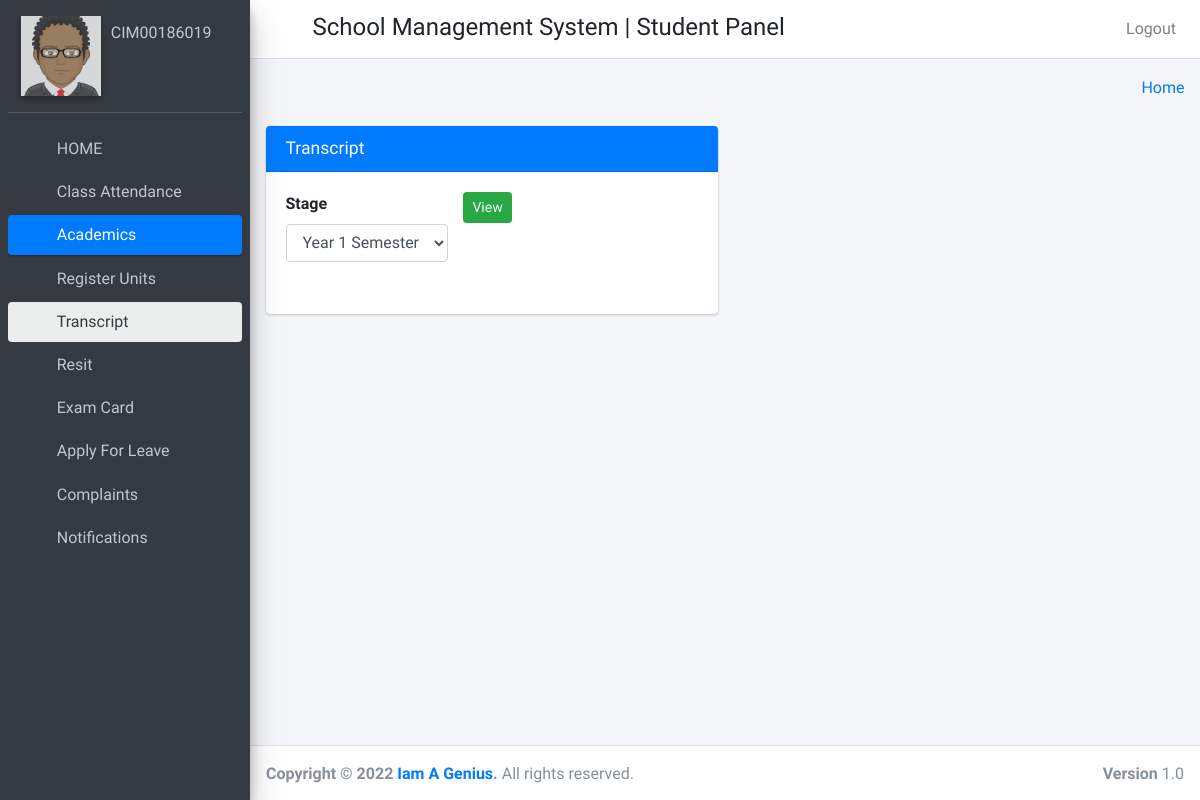
The page /student_view_result (signed in) on the database its author committed.
### Student/models.py (models this page shows)
class students(models.Model):
    id=models.AutoField(primary_key=True)
    admin = models.OneToOneField(CustomUser, on_delete=models.CASCADE)
    gender = models.CharField(max_length=50)
    profile_pic = models.FileField()
    address = models.TextField()
    course_id=models.ForeignKey(courses,on_delete=models.DO_NOTHING,default=1)
    dept_id = models.ForeignKey(department,on_delete=models.SET_DEFAULT,default=1)
    session_year_id = models.ForeignKey(sessionmodel,on_delete=models.CASCADE)
    created_at = models.DateTimeField(auto_now_add=True)
    updated_at = models.DateTimeField(auto_now_add=True)
    fcm_token=models.TextField(default="")
    objects=models.Manager()

class CustomUser(AbstractUser):
    user_type_data=((1,"HOD"),(3,"staff"),(4,"student"),(2,"admin"))
    user_type= models.CharField(default=1, choices=user_type_data,max_length=10)

### Student/student_views.py (the view)
# urls.py: path('',student_view_result,name="transcript_view"),
def student_view_result(request):
    student = CustomUser.objects.get(id=request.user.id)
    Stage_id = request.POST.get("stage")
    student_obj = students.objects.get(admin=request.user.id)
    notification = notificationstudent.objects.filter(student_id=student_obj.id, read=False).order_by("-id")
    notifications = notificationstudent.objects.filter(student_id=student_obj.id, read=False).count()
    Stage = unitregistration.objects.filter(student_id=request.user.id).order_by('semester_id')
    reg = StudentResult.objects.filter(student_id=request.user.id,semester_id=Stage_id).count()
    context = {
        "Stage": Stage,
        "student": student,
        "reg": reg,
        "notification":notification,
        "notifications":notifications,
        "student_obj":student_obj
    }
    return render(request, "student_template/results.html", context)

### templates/student_template/results.html (shortened to what this page needs)
{% extends "student_template/base_template.html" %}
{% load static %}
{% block main_content %}
<section class="content">
      <div class="container-fluid">
        <div class="row">
          <div class="col-md-6">
            <div class="card card-primary">
                <div class="card-header">
                        <h3 class="card-title">Transcript</h3>
                </div>
                <form method="POST" action="/render_pdf_view/{{ student.id }}/" role="form">
                    <div class="card-body">
                        <div class="row">
                            <div class="col-md-5">
                              <div class="form-group">
                                <label>Stage</label>
                                <select class="form-control"  name="stage" id="stage">
                                    {% for Stage in Stage %}
                                      <option value="{{ Stage.semester_id.id }}">{{ Stage.semester_id.stage }}</option>
                                    {% endfor %}
                                </select>
                              </div>
                            </div>
                            <div class="col-md-3">
                                <div class="form-group">
                                    <button type="button" class="btn btn-success text-sm btn-sm" id="fetch_units">View</button>
                                </div>
                            </div>
                        </div>
                        <div class="row">
                        </div>
                    </div>
                </form>
            </div>
          </div>
        </div>
      </div>
    </section>
{% endblock main_content %}

### templates/student_template/sidebar.html (shortened to what this page needs)
{% load static %}
<aside class="main-sidebar sidebar-dark-primary elevation-4">
    <div class="sidebar">
      <div class="user-panel mt-3 pb-3 mb-3 d-flex">
        <div class="image">
          <a href="{% url 'student_profile' %}" class="d-block">
            <img src="{{ student_obj.profile_pic }}" class="img-square elevation-2" style="opacity: .8;width:80px;">
          </a>
        </div><br/>
        <div class="info">
          <a href="{% url 'student_profile' %}" class="d-block">{{ user.username }}</a>
        </div>
      </div>
      <nav class="mt-2">
        <ul class="nav nav-pills nav-sidebar flex-column" data-widget="treeview" role="menu" data-accordion="false">
          <li class="nav-item">
            {% url 'student_home' as student_home %}
            <a href="{{ student_home }}" class="nav-link {% if request.path == student_home %} active {% endif %} ">
              <i class="nav-icon fas fa-home"></i>
              <p>
                HOME
              </p>
            </a>
          </li>
          <li class="nav-item">
            {% url 'student_view_attendance' as student_view_attendance %}
            <a href="{{ student_view_attendance }}" class="nav-link {% if request.path == student_view_attendance %} active {% endif %} ">
              <i class="nav-icon fas fa-user"></i>
              <p>
                Class Attendance
              </p>
            </a>
          </li>
          {% url 'unit_registration' as unit_registration %}
          {% url 'student_view_result' as student_view_result %}
          {% url 'resit' as resit %}
          {% url 'Units' as Units %}
          <li class="nav-item has-treeview {% if request.path == student_view_result %} menu-open {% endif %} ">
            <a href="#" class="nav-link {% if request.path == unit_registration %} active {% endif %}
            {% if request.path == student_view_result %} active {% endif %}
            {% if request.path == Units %} active {% endif %}">
              <i class="nav-icon fas fa-tachometer-alt"></i>
              <p>
                Academics
                <i class="right fas fa-angle-left"></i>
              </p>
            </a>
            <ul class="nav nav-treeview">
              <li class="nav-item">
                <a href="{% url 'unit_registration' %}" class="nav-link {% if request.path == unit_registration %} active {% endif %}">
                  <i class="far fa-circle nav-icon"></i>
                  <p>Register Units</p>
                </a>
              </li>
              <li class="nav-item">
                <a href="{% url 'student_view_result' %}" class="nav-link {% if request.path == student_view_result %} active {% endif %}
                 {% if request.path == student_view_result %} active {% endif %} ">
                  <i class="far fa-circle nav-icon"></i>
                  <p>Transcript</p>
                </a>
              </li>
              <li class="nav-item">
                <a href="{{ resit }}" class="nav-link {% if request.path == resit %} active {% endif %}">
                  <i class="far fa-circle nav-icon"></i>
                  <p>
                    Resit
                  </p>
                </a>
              </li>
              <li class="nav-item">
                <a href="{{ Units }}" class="nav-link {% if request.path == Units %} active {% endif %}" >
                  <i class="far fa-circle nav-icon"></i>
                  <p>
                    Exam Card
                  </p>
                </a>
              </li>
            </ul>
          </li>
          <li class="nav-item">
            {% url 'student_apply_leave' as student_apply_leave %}
            <a href="{{ student_apply_leave }}" class="nav-link {% if request.path == student_apply_leave %} active {% endif %} ">
              <i class="nav-icon fas fa-user-times"></i>
              <p>
                Apply For Leave
              </p>
            </a>
          </li>
          <li class="nav-item">
            {% url 'student_feedback' as student_feedback %}
            <a href="{{ student_feedback }}" class="nav-link {% if request.path == student_feedback %} active {% endif %} ">
              <i class="nav-icon fas fa-envelope"></i>
              <p>
                Complaints
              </p>
            </a>
          </li>
          <li class="nav-item">
            {% url 'student_all_notification' as student_all_notification %}
            <a href="{{ student_all_notification }}" class="nav-link {% if request.path == student_all_notification %} active {% endif %} ">
              <i class="nav-icon fas fa-share-square"></i>
              <p>
                Notifications
              </p>
            </a>
          </li>
        </ul>
      </nav>
    </div>
  </aside>

### rows shown on the page
students: profile_pic (picture)
CustomUser: username "CIM00186019"

### other values the page prints
form field stage "Year 1 Semester 1"
